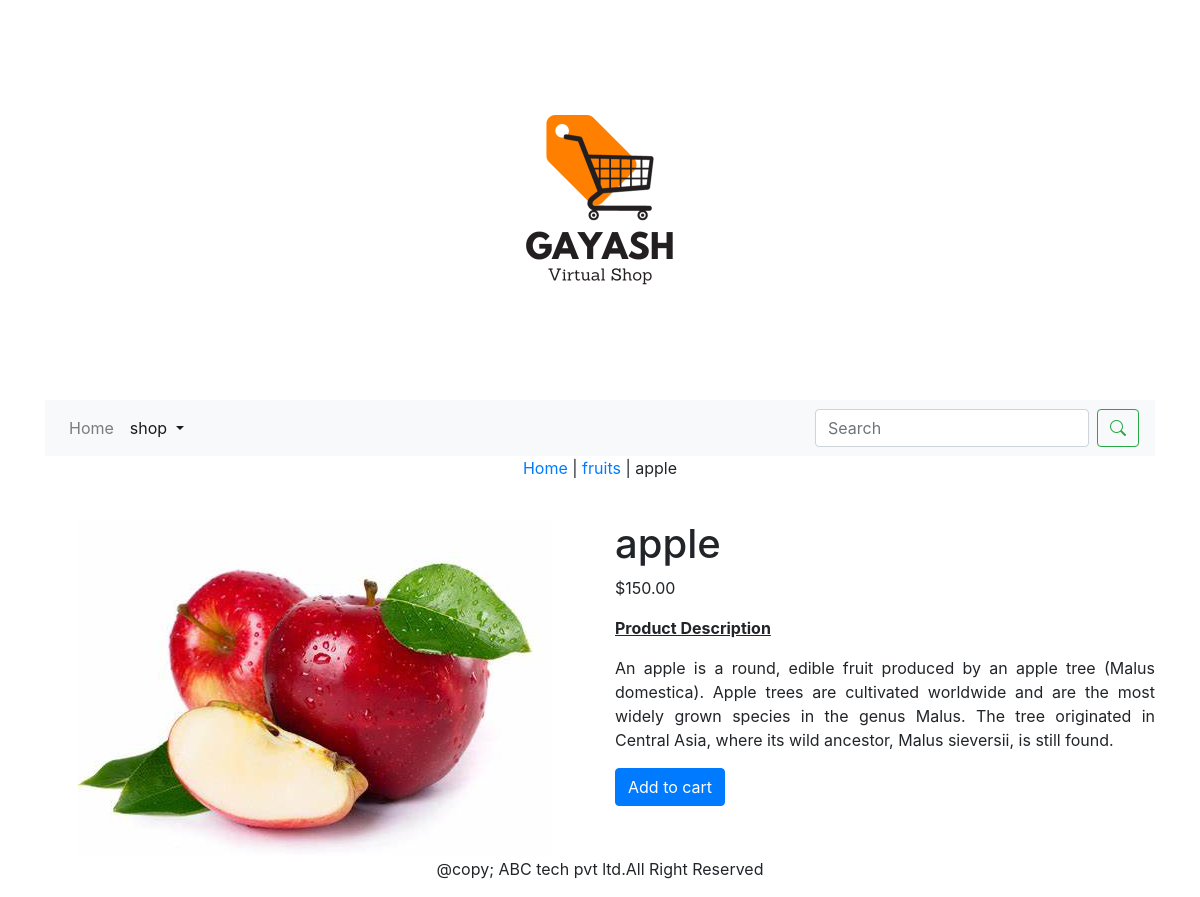
/ecommerseapp/fruits/apple/, run on the app's committed database.
### ecommerseapp/models.py (models this page shows, shortened)
class Product(models.Model):
    name = models.CharField(max_length=250, unique=True)
    slug = models.SlugField(max_length=250, unique=True)
    description = models.TextField(blank=True)
    price=models.DecimalField(max_digits=10,decimal_places=2)
    category=models.ForeignKey(category,on_delete=models.CASCADE)
    image = models.ImageField(upload_to='product', blank=True)
    stock=models.IntegerField()
    available=models.BooleanField(default=True)
    created=models.DateTimeField(auto_now_add=True)
    updated=models.DateTimeField(auto_now=True)
    class Meta:
        ordering = ('name',)
        verbose_name = 'product'
        verbose_name_plural = 'products'

class category(models.Model):
    name=models.CharField(max_length=250,unique=True)
    slug=models.SlugField(max_length=250,unique=True)
    description=models.TextField(blank=True)
    image=models.ImageField(upload_to='category',blank=True)
    class Meta:
        ordering=('name',)
        verbose_name='category'
        verbose_name_plural='categories'
    def get_url(self):
        return reverse('ecommerseapp:products_by_category',args=[self.slug])
    def __str__(self):
        return '{}'.format(self.name)

### ecommerseapp/views.py (the view)
# urls.py: path('<slug:c_slug>/<slug:product_slug>/',views.proDetail, name='prodcatdetail'),
def proDetail(request,c_slug,product_slug):
    try:
        product= Product.objects.get(category__slug=c_slug,slug=product_slug)
    except Exception as e:
        raise e
    return render(request,'product.html',{'product':product})

### cartapp/context_processors.py (called while the page is built)
def counter(request):
    item_count=0
    if 'admin' in request.path:
        return {}
    else:
        try:
            cart=Cart.objects.filter(cart_id=_cart_id(request))
            car_items=CartItem.objects.all().filter(cart=cart[:1])
            for cart_item in car_items:
                item_count += cart_item.quantity
        except Cart.DoesNotExist:
            item_count=0
    return dict(item_count=item_count)

### cartapp/views.py (called while the page is built)
def _cart_id(request):
    cart = request.session.session_key
    if not cart:
        cart = request.session.create()
    return cart

### ecommerseapp/context_processors.py (called while the page is built)
def menu_links(request):
    links=category.objects.all()
    return dict(links=links)

### templates/product.html (shortened to what this page needs)
{% extends 'base.html' %}
{% load static %}
{% block content %}
<div class="row my_prod_row_class">
    <div class="mx-auto">
        <p> <a href="{% url 'ecommerseapp:allprodcat' %}">Home</a> | <a href="{{product.category.get_url}}">{{product.category}}</a> | {{product.name}}</p>
    </div>
</div>
<br>
<div class="row">
    <div class="col-12 col-sm-12 col-md-12 col-lg-6 text-center">
        <div style="min-width:18rem">
            <img src="{{product.image.url}}" alt="{{product.name}}">
        </div>
    </div>
    <div class="col-12 col-sm-12 col-md-12 col-lg-6">
        <h1 class="my_prod_title">{{product.name}}</h1>
        <p>${{product.price}}</p>
        <p class="my_title"><b><u>Product Description</u></b></p>
         <p class="text-justify my_prod_text">{{product.description}}</p>
         {% if product.stock <= 0 %}
            <p class="text-justify my_prod_text"><b>Out of Stock</b></p>
        {% else %}
            <a href="{% url 'cartapp:add_cart'  product.id %}" class="btn btn-primary ">Add to cart</a>
        {% endif %}
    </div>
</div>
    {% endblock %}

### templates/base.html (shortened to what this page needs)
{% load static %}
<!DOCTYPE html>
<html lang="en">
<head>
  <link rel="stylesheet" href="https://cdn.jsdelivr.net/npm/bootstrap@4.6.2/dist/css/bootstrap.min.css">
  <link rel="stylesheet" href="https://cdn.jsdelivr.net/npm/bootstrap-icons@1.11.1/font/bootstrap-icons.css">
</head>
<body>
<div class="container">
{% include 'header.html' %}
{% include 'navbar.html' %}
{% block content %}
{% endblock %}
  </div>
{% include 'footer.html' %}
</body>
</html>

### templates/header.html
{% load static %}
<header>
    <center>
        <a href="{% url 'ecommerseapp:allprodcat' %}"><img src="{% static 'img/logo.png' %}" alt="logimage"></a>
    </center>
</header>

### templates/navbar.html (shortened to what this page needs)
<nav class="navbar navbar-expand-lg navbar-light bg-light">
  <div class="collapse navbar-collapse" id="navbarSupportedContent">
    <ul class="navbar-nav mr-auto">
      <li class="nav-item">
        <a class="nav-link" href="">Home</a>
      </li>
      <li class="nav-item dropdown {% if 'ecommerseapp' in request.path %} active {% endif %}">
        <a class="nav-link dropdown-toggle" href="#" id="navbarDropdown" role="button" data-toggle="dropdown" aria-haspopup="true" aria-expanded="false">
         shop
        </a>
      </li>
    </ul>
    <form class="form-inline my-2 my-lg-0" action="{% url 'searchapp:SearchResult' %}" method="get">
      <input class="form-control mr-sm-2" type="search" placeholder="Search"  name="q" aria-label="Search">
      <button class="btn btn-outline-success my-2 my-sm-0" type="submit"><i class="bi bi-search"></i>
      </button>
    </form>
  </div>
</nav>

### templates/footer.html
<div class="footer navbar-fixed-bottom my_footer">
    <p class="text-center">@copy; ABC tech pvt ltd.All Right Reserved</p>
</div>

### data on the page
Product: category "fruits", name "apple", image (picture), price "150.00", description "An apple is a round, edible fruit produced by an apple tree (Malus domestica). Apple trees are cultivated worldwide and are the most widely grown species in the genus Malus. The tree originated in Central Asia, where its wild ancestor, Malus sieversii, is still found."
